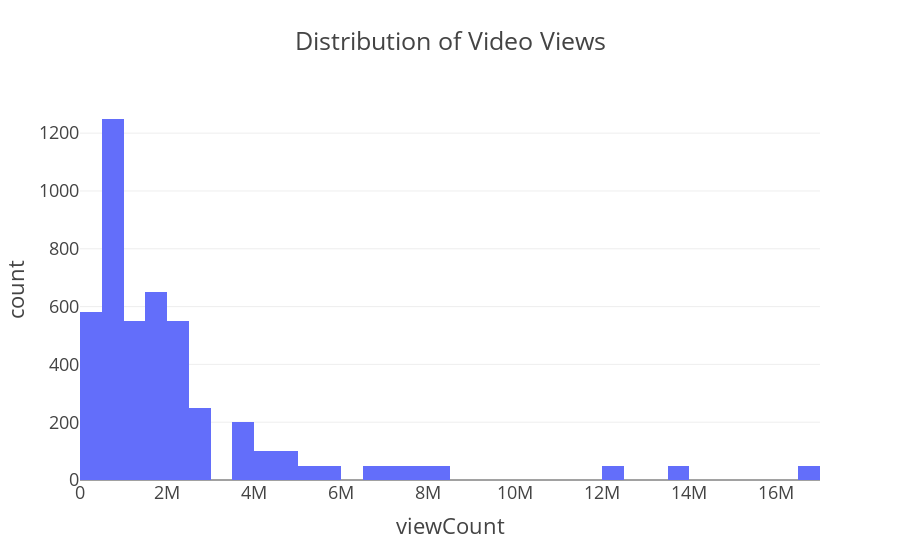
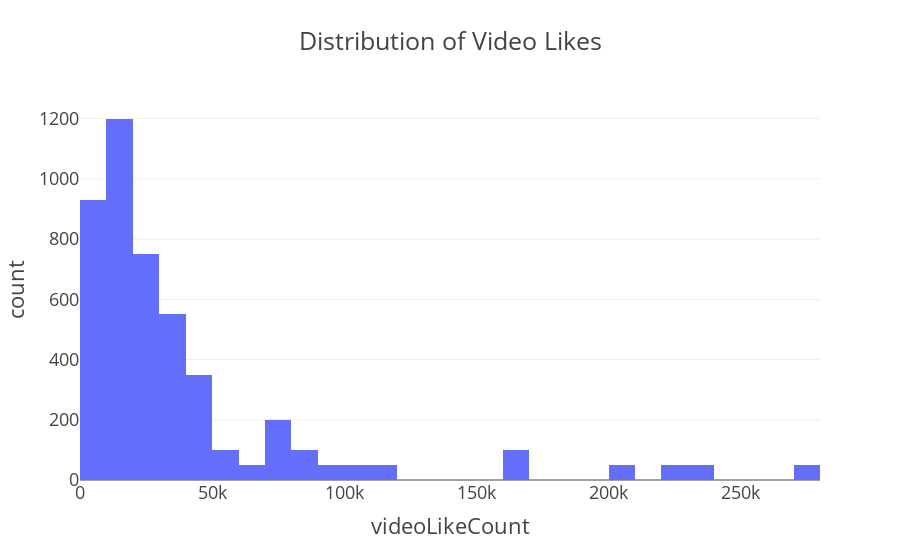
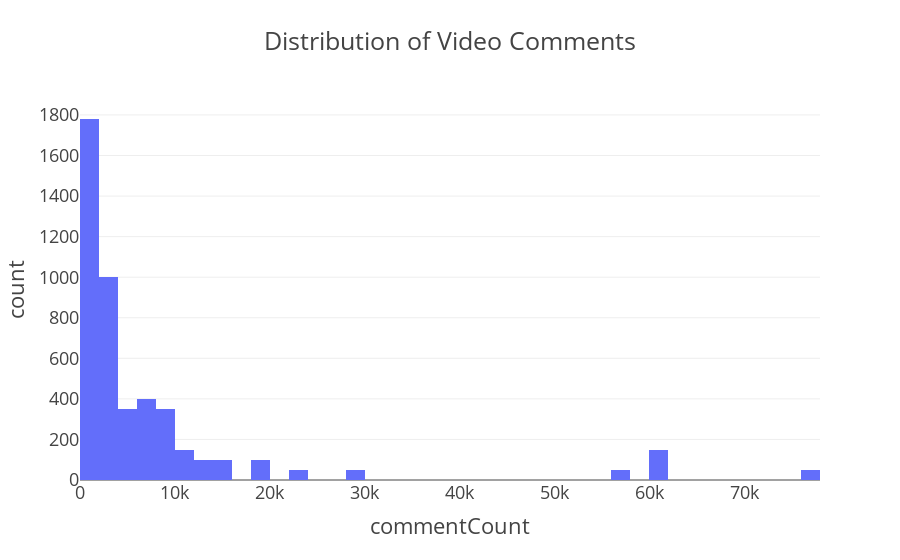

Notebook code for these charts, in order:
### Code cell
# Views Histogram
fig1 = px.histogram(merged_df, x='viewCount', nbins=50,
                    title='Distribution of Video Views')
fig1.update_layout(template='presentation')
fig1.show()

# Likes Histogram
fig2 = px.histogram(merged_df, x='videoLikeCount', nbins=50,
                    title='Distribution of Video Likes')
fig2.update_layout(template='presentation')
fig2.show()

# Comments Histogram
fig3 = px.histogram(merged_df, x='commentCount', nbins=50,
                    title='Distribution of Video Comments')
fig3.update_layout(template='presentation')
fig3.show()

### Figure 1 — Plotly figure (JSON) as saved in the notebook; plotly's stock layout.template omitted (floating-point values rounded to 4 significant figures; data arrays with more than 128 entries replaced by an {"elided": "..."} marker saying what was removed)
{"data": [{"bingroup": "x", "hovertemplate": "viewCount=%{x}<br>count=%{y}<extra></extra>", "legendgroup": "", "marker": {"color": "#636efa", "pattern": {"shape": ""}}, "name": "", "nbinsx": 50, "orientation": "v", "showlegend": false, "type": "histogram", "x": {"elided": "4679 int values"}, "xaxis": "x", "yaxis": "y"}], "layout": {"autosize": true, "barmode": "relative", "legend": {"tracegroupgap": 0}, "title": {"text": "Distribution of Video Views"}, "xaxis": {"anchor": "y", "autorange": true, "domain": [0, 1], "range": [-0.5, 17000000.0], "title": {"text": "viewCount"}, "type": "linear"}, "yaxis": {"anchor": "x", "autorange": true, "domain": [0, 1], "range": [0, 1315.0], "title": {"text": "count"}}}}

### Figure 2 — Plotly figure (JSON) as saved in the notebook; plotly's stock layout.template omitted (floating-point values rounded to 4 significant figures; data arrays with more than 128 entries replaced by an {"elided": "..."} marker saying what was removed)
{"data": [{"bingroup": "x", "hovertemplate": "videoLikeCount=%{x}<br>count=%{y}<extra></extra>", "legendgroup": "", "marker": {"color": "#636efa", "pattern": {"shape": ""}}, "name": "", "nbinsx": 50, "orientation": "v", "showlegend": false, "type": "histogram", "x": {"elided": "4679 int values"}, "xaxis": "x", "yaxis": "y"}], "layout": {"autosize": true, "barmode": "relative", "legend": {"tracegroupgap": 0}, "title": {"text": "Distribution of Video Likes"}, "xaxis": {"anchor": "y", "autorange": true, "domain": [0, 1], "range": [-0.5, 280000.0], "title": {"text": "videoLikeCount"}, "type": "linear"}, "yaxis": {"anchor": "x", "autorange": true, "domain": [0, 1], "range": [0, 1262.0], "title": {"text": "count"}}}}

### Figure 3 — Plotly figure (JSON) as saved in the notebook; plotly's stock layout.template omitted (floating-point values rounded to 4 significant figures; data arrays with more than 128 entries replaced by an {"elided": "..."} marker saying what was removed)
{"data": [{"bingroup": "x", "hovertemplate": "commentCount=%{x}<br>count=%{y}<extra></extra>", "legendgroup": "", "marker": {"color": "#636efa", "pattern": {"shape": ""}}, "name": "", "nbinsx": 50, "orientation": "v", "showlegend": false, "type": "histogram", "x": {"elided": "4679 int values"}, "xaxis": "x", "yaxis": "y"}], "layout": {"autosize": true, "barmode": "relative", "legend": {"tracegroupgap": 0}, "title": {"text": "Distribution of Video Comments"}, "xaxis": {"anchor": "y", "autorange": true, "domain": [0, 1], "range": [-0.5, 78000.0], "title": {"text": "commentCount"}, "type": "linear"}, "yaxis": {"anchor": "x", "autorange": true, "domain": [0, 1], "range": [0, 1874.0], "title": {"text": "count"}}}}
